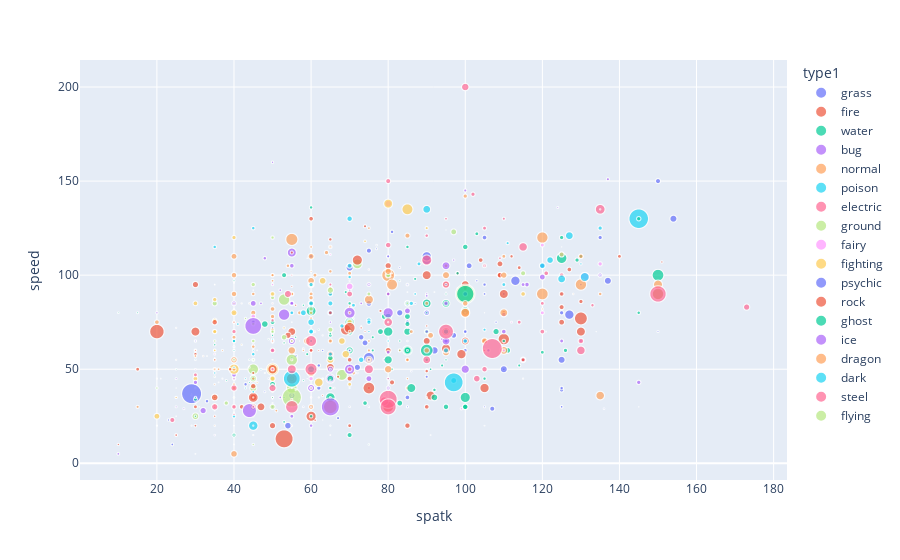

The code cell stored with this chart in its notebook:
### Markdown cell above
## Scatter Plot

### Code cell
fig = px.scatter(pkmn, x='spatk', y='speed', size='weight', color='type1', hover_name='name')
fig.show()

### Figure 1 — Plotly figure (JSON) as saved in the notebook; plotly's stock layout.template omitted (floating-point values rounded to 4 significant figures; data arrays with more than 128 entries replaced by an {"elided": "..."} marker saying what was removed)
{"data": [{"hovertemplate": "<b>%{hovertext}</b><br><br>type1=grass<br>spatk=%{x}<br>speed=%{y}<br>weight=%{marker.size}<extra></extra>", "hovertext": ["bulbasaur", "ivysaur", "venusaur", "oddish", "gloom", "vileplume", "bellsprout", "weepinbell", "victreebel", "exeggcute", "exeggutor", "tangela", "chikorita", "bayleef", "meganium", "bellossom", "hoppip", "skiploom", "jumpluff", "sunkern", "sunflora", "treecko", "grovyle", "sceptile", "seedot", "nuzleaf", "shiftry", "shroomish", "breloom", "roselia", "cacnea", "cacturne", "tropius", "turtwig", "grotle", "torterra", "budew", "roserade", "cherubi", "cherrim", "carnivine", "snover", "abomasnow", "tangrowth", "leafeon", "shaymin", "snivy", "servine", "serperior", "pansage", "simisage", "cottonee", "whimsicott", "petilil", "lilligant", "maractus", "foongus", "amoonguss", "ferroseed", "ferrothorn", "virizion", "chespin", "quilladin", "chesnaught", "skiddo", "gogoat", "rowlet", "dartrix", "decidueye", "fomantis", "lurantis", "morelull", "shiinotic", "bounsweet", "steenee", "tsareena", "tapu-bulu", "kartana", "grookey", "thwackey", "rillaboom", "gossifleur", "eldegoss", "applin", "flapple", "appletun", "sprigatito", "floragato", "meowscarada", "smoliv", "dolliv", "arboliva", "bramblin", "brambleghast", "capsakid", "scovillain", "brute-bonnet", "iron-leaves", "dipplin", "poltchageist", "sinistcha", "ogerpon"], "legendgroup": "grass", "marker": {"color": "#636efa", "size": [69, 130, 1000, 54, 86, 186, 40, 64, 155, 25, 1200, 350, 64, 158, 1005, 58, 5, 10, 30, 18, 85, 50, 216, 522, 40, 280, 596, 45, 392, 20, 513, 774, 1000, 102, 970, 3100, 12, 145, 33, 93, 270, 505, 1355, 1286, 255, 21, 81, 160, 630, 105, 305, 6, 66, 66, 163, 280, 10, 105, 188, 1100, 2000, 90, 290, 900, 310, 910, 15, 160, 366, 15, 185, 15, 115, 32, 82, 214, 455, 1, 50, 140, 900, 22, 25, 5, 10, 130, 41, 122, 312, 65, 119, 482, 6, 60, 30, 150, 210, 1250, 97, 11, 22, 398], "sizemode": "area", "sizeref": 25.0, "symbol": "circle"}, "mode": "markers", "name": "grass", "showlegend": true, "type": "scattergl", "x": [65, 80, 100, 75, 85, 110, 70, 85, 100, 60, 125, 100, 49, 63, 83, 90, 35, 45, 55, 30, 105, 65, 85, 105, 30, 60, 90, 40, 60, 100, 85, 115, 72, 45, 55, 75, 50, 125, 62, 87, 90, 62, 92, 110, 60, 100, 45, 60, 75, 53, 98, 37, 77, 70, 110, 106, 55, 85, 24, 54, 90, 48, 56, 74, 62, 97, 50, 70, 100, 50, 80, 65, 90, 30, 40, 50, 85, 59, 40, 55, 60, 40, 80, 40, 95, 100, 45, 60, 81, 58, 78, 125, 45, 80, 62, 108, 79, 70, 95, 74, 121, 60], "xaxis": "x", "y": [45, 60, 80, 30, 40, 50, 40, 55, 70, 40, 55, 60, 45, 60, 80, 50, 50, 80, 110, 30, 30, 70, 95, 120, 30, 60, 80, 35, 70, 65, 35, 55, 51, 31, 36, 56, 55, 90, 35, 85, 46, 40, 60, 50, 95, 100, 63, 83, 113, 64, 101, 66, 116, 30, 90, 60, 15, 30, 10, 20, 108, 38, 57, 64, 52, 68, 42, 52, 70, 35, 45, 15, 30, 32, 62, 72, 75, 109, 65, 80, 85, 10, 60, 20, 70, 30, 65, 83, 123, 30, 33, 39, 60, 90, 50, 75, 55, 104, 40, 50, 70, 110], "yaxis": "y"}, {"hovertemplate": "<b>%{hovertext}</b><br><br>type1=fire<br>spatk=%{x}<br>speed=%{y}<br>weight=%{marker.size}<extra></extra>", "hovertext": ["charmander", "charmeleon", "charizard", "vulpix", "ninetales", "growlithe", "arcanine", "ponyta", "rapidash", "magmar", "flareon", "moltres", "cyndaquil", "quilava", "typhlosion", "slugma", "magcargo", "magby", "entei", "ho-oh", "torchic", "combusken", "blaziken", "numel", "camerupt", "torkoal", "chimchar", "monferno", "infernape", "magmortar", "heatran", "tepig", "pignite", "emboar", "pansear", "simisear", "darumaka", "darmanitan", "heatmor", "fennekin", "braixen", "delphox", "fletchinder", "talonflame", "litleo", "pyroar", "volcanion", "litten", "torracat", "incineroar", "oricorio", "turtonator", "blacephalon", "scorbunny", "raboot", "cinderace", "sizzlipede", "centiskorch", "fuecoco", "crocalor", "skeledirge", "charcadet", "armarouge", "ceruledge", "iron-moth"], "legendgroup": "fire", "marker": {"color": "#EF553B", "size": [85, 190, 905, 99, 199, 190, 1550, 300, 950, 445, 250, 600, 79, 190, 795, 350, 550, 214, 1980, 1990, 25, 195, 520, 240, 2200, 804, 62, 220, 550, 680, 4300, 99, 555, 1500, 110, 280, 375, 929, 580, 94, 145, 390, 160, 245, 135, 815, 1950, 43, 250, 830, 34, 2120, 130, 45, 90, 330, 10, 1200, 98, 307, 3265, 105, 850, 620, 360], "sizemode": "area", "sizeref": 25.0, "symbol": "circle"}, "mode": "markers", "name": "fire", "showlegend": true, "type": "scattergl", "x": [60, 80, 109, 50, 81, 70, 100, 65, 80, 100, 95, 125, 60, 80, 109, 70, 90, 70, 90, 110, 70, 85, 110, 65, 105, 85, 58, 78, 104, 125, 130, 45, 70, 100, 53, 98, 15, 30, 105, 62, 90, 114, 56, 74, 73, 109, 130, 60, 80, 80, 98, 91, 151, 40, 55, 65, 50, 90, 63, 90, 110, 50, 125, 60, 140], "xaxis": "x", "y": [65, 80, 100, 65, 100, 60, 95, 90, 105, 93, 65, 90, 65, 80, 100, 20, 30, 83, 100, 90, 45, 55, 80, 35, 40, 20, 61, 81, 108, 83, 77, 45, 55, 65, 64, 101, 50, 95, 65, 60, 73, 104, 84, 126, 72, 106, 70, 70, 90, 60, 93, 36, 107, 69, 94, 119, 45, 65, 36, 49, 66, 35, 75, 85, 110], "yaxis": "y"}, {"hovertemplate": "<b>%{hovertext}</b><br><br>type1=water<br>spatk=%{x}<br>speed=%{y}<br>weight=%{marker.size}<extra></extra>", "hovertext": {"elided": "134 str values"}, "legendgroup": "water", "marker": {"color": "#00cc96", "size": {"elided": "134 int values"}, "sizemode": "area", "sizeref": 25.0, "symbol": "circle"}, "mode": "markers", "name": "water", "showlegend": true, "type": "scattergl", "x": {"elided": "134 int values"}, "xaxis": "x", "y": {"elided": "134 int values"}, "yaxis": "y"}, {"hovertemplate": "<b>%{hovertext}</b><br><br>type1=bug<br>spatk=%{x}<br>speed=%{y}<br>weight=%{marker.size}<extra></extra>", "hovertext": ["caterpie", "metapod", "butterfree", "weedle", "kakuna", "beedrill", "paras", "parasect", "venonat", "venomoth", "scyther", "pinsir", "ledyba", "ledian", "spinarak", "ariados", "yanma", "pineco", "forretress", "scizor", "shuckle", "heracross", "wurmple", "silcoon", "beautifly", "cascoon", "dustox", "surskit", "masquerain", "nincada", "ninjask", "shedinja", "volbeat", "illumise", "kricketot", "kricketune", "burmy", "wormadam", "mothim", "combee", "vespiquen", "yanmega", "sewaddle", "swadloon", "leavanny", "venipede", "whirlipede", "scolipede", "dwebble", "crustle", "karrablast", "escavalier", "joltik", "galvantula", "shelmet", "accelgor", "durant", "larvesta", "volcarona", "genesect", "scatterbug", "spewpa", "vivillon", "grubbin", "charjabug", "vikavolt", "cutiefly", "ribombee", "wimpod", "golisopod", "buzzwole", "pheromosa", "blipbug", "dottler", "orbeetle", "kleavor", "tarountula", "spidops", "nymble", "lokix", "rellor", "rabsca", "slither-wing"], "legendgroup": "bug", "marker": {"color": "#ab63fa", "size": [29, 99, 320, 32, 100, 295, 54, 295, 300, 125, 560, 550, 108, 356, 85, 335, 380, 72, 1258, 1180, 205, 540, 36, 100, 284, 115, 316, 17, 36, 55, 120, 12, 177, 177, 22, 255, 34, 65, 233, 55, 385, 515, 25, 73, 205, 53, 585, 2005, 145, 2000, 59, 330, 6, 143, 77, 253, 330, 288, 460, 825, 25, 84, 170, 44, 105, 450, 2, 5, 120, 1080, 3336, 250, 80, 195, 408, 890, 40, 165, 10, 175, 10, 35, 920], "sizemode": "area", "sizeref": 25.0, "symbol": "circle"}, "mode": "markers", "name": "bug", "showlegend": true, "type": "scattergl", "x": [20, 25, 90, 20, 25, 45, 45, 60, 40, 90, 55, 55, 40, 55, 40, 60, 75, 35, 60, 55, 10, 40, 20, 25, 100, 25, 50, 50, 100, 30, 50, 30, 47, 73, 25, 55, 29, 79, 94, 30, 80, 116, 40, 50, 70, 30, 40, 55, 35, 65, 40, 60, 57, 97, 40, 100, 48, 50, 135, 120, 27, 27, 90, 55, 55, 145, 55, 95, 20, 60, 53, 137, 25, 50, 80, 45, 29, 52, 21, 52, 31, 115, 85], "xaxis": "x", "y": [45, 30, 70, 50, 35, 75, 25, 30, 45, 90, 105, 85, 55, 85, 30, 40, 95, 15, 40, 65, 5, 85, 20, 15, 65, 15, 65, 65, 80, 40, 160, 40, 85, 85, 25, 65, 36, 36, 66, 70, 40, 95, 42, 42, 92, 57, 47, 112, 55, 45, 60, 20, 65, 108, 25, 145, 109, 60, 100, 99, 35, 29, 89, 46, 36, 43, 84, 124, 80, 40, 79, 151, 45, 30, 90, 85, 20, 35, 45, 92, 30, 45, 81], "yaxis": "y"}, {"hovertemplate": "<b>%{hovertext}</b><br><br>type1=normal<br>spatk=%{x}<br>speed=%{y}<br>weight=%{marker.size}<extra></extra>", "hovertext": ["pidgey", "pidgeotto", "pidgeot", "rattata", "raticate", "spearow", "fearow", "jigglypuff", "wigglytuff", "meowth", "persian", "farfetchd", "doduo", "dodrio", "lickitung", "chansey", "kangaskhan", "tauros", "ditto", "eevee", "porygon", "snorlax", "sentret", "furret", "hoothoot", "noctowl", "igglybuff", "aipom", "girafarig", "dunsparce", "teddiursa", "ursaring", "porygon2", "stantler", "smeargle", "miltank", "blissey", "zigzagoon", "linoone", "taillow", "swellow", "slakoth", "vigoroth", "slaking", "whismur", "loudred", "exploud", "azurill", "skitty", "delcatty", "spinda", "swablu", "zangoose", "castform", "kecleon", "starly", "staravia", "staraptor", "bidoof", "bibarel", "ambipom", "buneary", "lopunny", "glameow", "purugly", "happiny", "chatot", "munchlax", "lickilicky", "porygon-z", "regigigas", "arceus", "patrat", "watchog", "lillipup", "herdier", "stoutland", "pidove", "tranquill", "unfezant", "audino", "minccino", "cinccino", "deerling", "sawsbuck", "bouffalant", "rufflet", "braviary", "meloetta", "bunnelby", "diggersby", "fletchling", "furfrou", "pikipek", "trumbeak", "toucannon", "yungoos", "gumshoos", "stufful", "bewear", "oranguru", "type-null", "silvally", "komala", "drampa", "skwovet", "greedent", "wooloo", "dubwool", "wyrdeer", "lechonk", "oinkologne", "tandemaus", "maushold", "squawkabilly", "farigiraf", "dudunsparce"], "legendgroup": "normal", "marker": {"color": "#FFA15A", "size": [18, 300, 395, 35, 185, 20, 380, 55, 120, 42, 320, 150, 392, 852, 655, 346, 800, 884, 40, 65, 365, 4600, 60, 325, 212, 408, 10, 115, 415, 140, 88, 1258, 325, 712, 580, 755, 468, 175, 325, 23, 198, 240, 465, 1305, 163, 405, 840, 20, 110, 326, 50, 12, 403, 8, 220, 20, 155, 249, 200, 315, 203, 55, 333, 39, 438, 244, 19, 1050, 1400, 340, 4200, 3200, 116, 270, 41, 147, 610, 21, 150, 290, 310, 58, 75, 195, 925, 946, 105, 410, 65, 50, 424, 17, 280, 12, 148, 260, 60, 142, 68, 1350, 760, 1205, 1005, 199, 1850, 25, 60, 60, 430, 951, 102, 1200, 18, 23, 24, 1600, 392], "sizemode": "area", "sizeref": 25.0, "symbol": "circle"}, "mode": "markers", "name": "normal", "showlegend": true, "type": "scattergl", "x": [35, 50, 70, 25, 50, 31, 61, 45, 85, 40, 65, 58, 35, 60, 60, 35, 40, 40, 48, 45, 85, 65, 35, 45, 36, 86, 40, 40, 90, 65, 50, 75, 105, 85, 20, 40, 75, 30, 50, 30, 75, 35, 55, 95, 51, 71, 91, 20, 35, 55, 60, 40, 60, 70, 60, 30, 40, 50, 35, 55, 60, 44, 54, 42, 64, 15, 92, 40, 80, 135, 80, 120, 35, 60, 25, 35, 45, 36, 50, 65, 60, 40, 65, 40, 60, 40, 37, 57, 128, 32, 50, 40, 65, 30, 40, 75, 30, 55, 45, 55, 90, 95, 95, 75, 135, 35, 55, 40, 60, 105, 35, 59, 40, 65, 45, 110, 85], "xaxis": "x", "y": [56, 71, 101, 72, 97, 70, 100, 20, 45, 90, 115, 60, 75, 110, 30, 50, 90, 110, 48, 55, 40, 30, 20, 90, 50, 70, 15, 85, 85, 45, 40, 55, 60, 85, 75, 100, 55, 60, 100, 85, 125, 30, 90, 100, 28, 48, 68, 20, 50, 90, 60, 50, 90, 70, 40, 60, 80, 100, 31, 71, 115, 85, 105, 85, 112, 30, 91, 5, 50, 90, 100, 120, 42, 77, 55, 60, 80, 43, 65, 93, 50, 75, 115, 75, 95, 55, 60, 80, 90, 57, 78, 62, 102, 65, 75, 60, 45, 45, 50, 60, 60, 59, 95, 65, 36, 25, 20, 48, 88, 65, 35, 65, 75, 111, 92, 60, 55], "yaxis": "y"}, {"hovertemplate": "<b>%{hovertext}</b><br><br>type1=poison<br>spatk=%{x}<br>speed=%{y}<br>weight=%{marker.size}<extra></extra>", "hovertext": ["ekans", "arbok", "nidoran-f", "nidorina", "nidoqueen", "nidoran-m", "nidorino", "nidoking", "zubat", "golbat", "grimer", "muk", "koffing", "weezing", "crobat", "gulpin", "swalot", "seviper", "stunky", "skuntank", "skorupi", "drapion", "croagunk", "toxicroak", "trubbish", "garbodor", "skrelp", "dragalge", "mareanie", "toxapex", "salandit", "salazzle", "poipole", "naganadel", "eternatus", "shroodle", "grafaiai", "clodsire", "okidogi", "munkidori", "fezandipiti"], "legendgroup": "poison", "marker": {"color": "#19d3f3", "size": [69, 650, 70, 200, 600, 90, 195, 620, 75, 550, 300, 300, 10, 95, 750, 103, 800, 525, 192, 380, 120, 615, 230, 444, 310, 1073, 73, 815, 80, 145, 48, 222, 18, 1500, 9500, 7, 272, 2230, 922, 122, 301], "sizemode": "area", "sizeref": 25.0, "symbol": "circle"}, "mode": "markers", "name": "poison", "showlegend": true, "type": "scattergl", "x": [40, 65, 40, 55, 75, 40, 55, 85, 30, 65, 40, 65, 60, 85, 70, 43, 73, 100, 41, 71, 30, 60, 61, 86, 40, 60, 60, 97, 43, 53, 71, 111, 73, 127, 145, 40, 80, 45, 58, 130, 70], "xaxis": "x", "y": [55, 80, 41, 56, 76, 50, 65, 85, 55, 90, 25, 50, 35, 60, 130, 40, 55, 65, 74, 84, 65, 95, 50, 85, 65, 75, 30, 44, 45, 35, 77, 117, 73, 121, 130, 75, 110, 20, 80, 106, 99], "yaxis": "y"}, {"hovertemplate": "<b>%{hovertext}</b><br><br>type1=electric<br>spatk=%{x}<br>speed=%{y}<br>weight=%{marker.size}<extra></extra>", "hovertext": ["pikachu", "raichu", "magnemite", "magneton", "voltorb", "electrode", "electabuzz", "jolteon", "zapdos", "pichu", "mareep", "flaaffy", "ampharos", "elekid", "raikou", "electrike", "manectric", "plusle", "minun", "shinx", "luxio", "luxray", "pachirisu", "magnezone", "electivire", "rotom", "blitzle", "zebstrika", "emolga", "tynamo", "eelektrik", "eelektross", "thundurus", "helioptile", "heliolisk", "dedenne", "togedemaru", "tapu-koko", "xurkitree", "zeraora", "yamper", "boltund", "toxel", "toxtricity", "pincurchin", "morpeko", "dracozolt", "arctozolt", "regieleki", "pawmi", "pawmo", "pawmot", "tadbulb", "bellibolt", "wattrel", "kilowattrel", "sandy-shocks", "miraidon"], "legendgroup": "electric", "marker": {"color": "#FF6692", "size": [60, 300, 60, 600, 104, 666, 300, 245, 526, 20, 78, 133, 615, 235, 1780, 152, 402, 42, 42, 95, 305, 420, 39, 1800, 1386, 3, 298, 795, 50, 3, 220, 805, 610, 60, 210, 22, 33, 205, 1000, 445, 135, 340, 110, 400, 10, 30, 1900, 1500, 1450, 25, 65, 410, 4, 1130, 36, 386, 600, 2400], "sizemode": "area", "sizeref": 25.0, "symbol": "circle"}, "mode": "markers", "name": "electric", "showlegend": true, "type": "scattergl", "x": [50, 90, 95, 120, 55, 80, 95, 110, 125, 35, 65, 80, 115, 65, 115, 65, 105, 85, 75, 40, 60, 95, 45, 130, 95, 95, 50, 80, 75, 45, 75, 105, 125, 61, 109, 81, 40, 95, 173, 102, 40, 90, 54, 114, 91, 70, 80, 90, 100, 40, 50, 70, 59, 103, 55, 105, 121, 135], "xaxis": "x", "y": [90, 110, 45, 70, 100, 150, 105, 130, 100, 60, 35, 45, 55, 95, 115, 65, 105, 95, 95, 45, 60, 70, 95, 60, 95, 91, 76, 116, 103, 60, 40, 50, 111, 70, 109, 101, 96, 130, 83, 143, 26, 121, 40, 75, 15, 97, 75, 55, 200, 60, 85, 105, 45, 45, 70, 125, 101, 135], "yaxis": "y"}, {"hovertemplate": "<b>%{hovertext}</b><br><br>type1=ground<br>spatk=%{x}<br>speed=%{y}<br>weight=%{marker.size}<extra></extra>", "hovertext": ["sandshrew", "sandslash", "diglett", "dugtrio", "cubone", "marowak", "rhyhorn", "rhydon", "gligar", "phanpy", "donphan", "trapinch", "vibrava", "flygon", "baltoy", "claydol", "groudon", "hippopotas", "hippowdon", "rhyperior", "gliscor", "drilbur", "excadrill", "sandile", "krokorok", "krookodile", "stunfisk", "golett", "golurk", "landorus", "mudbray", "mudsdale", "silicobra", "sandaconda", "runerigus", "ursaluna", "toedscool", "toedscruel", "great-tusk", "iron-treads"], "legendgroup": "ground", "marker": {"color": "#B6E880", "size": [120, 295, 8, 333, 65, 450, 1150, 1200, 648, 335, 1200, 150, 153, 820, 215, 1080, 9500, 495, 3000, 2828, 425, 85, 404, 152, 334, 963, 110, 920, 3300, 680, 1100, 9200, 76, 655, 666, 2900, 330, 580, 3200, 2400], "sizemode": "area", "sizeref": 25.0, "symbol": "circle"}, "mode": "markers", "name": "ground", "showlegend": true, "type": "scattergl", "x": [20, 45, 35, 50, 40, 50, 30, 45, 35, 40, 60, 45, 50, 80, 40, 70, 100, 38, 68, 55, 45, 30, 50, 35, 45, 65, 81, 35, 55, 115, 45, 55, 35, 65, 50, 45, 50, 80, 53, 72], "xaxis": "x", "y": [40, 65, 95, 120, 35, 45, 25, 40, 85, 40, 50, 10, 70, 100, 55, 75, 90, 32, 47, 40, 95, 68, 88, 65, 74, 92, 32, 35, 55, 101, 45, 35, 46, 71, 30, 50, 70, 100, 87, 106], "yaxis": "y"}, {"hovertemplate": "<b>%{hovertext}</b><br><br>type1=fairy<br>spatk=%{x}<br>speed=%{y}<br>weight=%{marker.size}<extra></extra>", "hovertext": ["clefairy", "clefable", "cleffa", "togepi", "togetic", "snubbull", "granbull", "togekiss", "flabebe", "floette", "florges", "spritzee", "aromatisse", "swirlix", "slurpuff", "sylveon", "xerneas", "comfey", "milcery", "alcremie", "zacian", "enamorus", "fidough", "dachsbun", "tinkatink", "tinkatuff", "tinkaton", "scream-tail", "iron-valiant"], "legendgroup": "fairy", "marker": {"color": "#FF97FF", "size": [75, 400, 30, 15, 32, 78, 487, 380, 1, 9, 100, 5, 155, 35, 50, 235, 2150, 3, 3, 5, 1100, 480, 109, 149, 89, 591, 1128, 80, 350], "sizemode": "area", "sizeref": 25.0, "symbol": "circle"}, "mode": "markers", "name": "fairy", "showlegend": true, "type": "scattergl", "x": [60, 95, 45, 40, 80, 40, 60, 120, 61, 75, 112, 63, 99, 59, 85, 110, 131, 82, 50, 110, 80, 135, 30, 50, 35, 45, 70, 65, 120], "xaxis": "x", "y": [35, 60, 15, 20, 40, 30, 45, 80, 42, 52, 75, 23, 29, 49, 72, 60, 99, 100, 34, 64, 138, 106, 65, 95, 58, 78, 94, 111, 116], "yaxis": "y"}, {"hovertemplate": "<b>%{hovertext}</b><br><br>type1=fighting<br>spatk=%{x}<br>speed=%{y}<br>weight=%{marker.size}<extra></extra>", "hovertext": ["mankey", "primeape", "machop", "machoke", "machamp", "hitmonlee", "hitmonchan", "tyrogue", "hitmontop", "makuhita", "hariyama", "meditite", "medicham", "riolu", "lucario", "timburr", "gurdurr", "conkeldurr", "throh", "sawk", "mienfoo", "mienshao", "pancham", "pangoro", "hawlucha", "crabrawler", "crabominable", "passimian", "marshadow", "clobbopus", "grapploct", "sirfetchd", "falinks", "zamazenta", "kubfu", "urshifu", "sneasler", "annihilape", "iron-hands", "koraidon"], "legendgroup": "fighting", "marker": {"color": "#FECB52", "size": [280, 320, 195, 705, 1300, 498, 502, 210, 480, 864, 2538, 112, 315, 202, 540, 125, 400, 870, 555, 510, 200, 355, 80, 1360, 215, 70, 1800, 828, 222, 40, 390, 1170, 620, 2100, 120, 1050, 430, 560, 3807, 3030], "sizemode": "area", "sizeref": 25.0, "symbol": "circle"}, "mode": "markers", "name": "fighting", "showlegend": true, "type": "scattergl", "x": [35, 60, 35, 50, 65, 35, 35, 35, 35, 20, 40, 40, 60, 35, 115, 25, 40, 55, 30, 30, 55, 95, 46, 69, 74, 42, 62, 40, 90, 50, 70, 68, 70, 80, 53, 63, 40, 50, 50, 85], "xaxis": "x", "y": [70, 95, 35, 45, 55, 87, 76, 35, 70, 25, 50, 60, 80, 60, 90, 35, 40, 45, 45, 85, 65, 105, 43, 58, 118, 63, 43, 80, 125, 32, 42, 65, 75, 138, 72, 97, 120, 90, 50, 135], "yaxis": "y"}, {"hovertemplate": "<b>%{hovertext}</b><br><br>type1=psychic<br>spatk=%{x}<br>speed=%{y}<br>weight=%{marker.size}<extra></extra>", "hovertext": ["abra", "kadabra", "alakazam", "drowzee", "hypno", "mr-mime", "mewtwo", "mew", "natu", "xatu", "espeon", "unown", "wobbuffet", "lugia", "celebi", "ralts", "kirlia", "gardevoir", "spoink", "grumpig", "chimecho", "wynaut", "deoxys", "chingling", "mime-jr", "gallade", "uxie", "mesprit", "azelf", "cresselia", "victini", "munna", "musharna", "woobat", "swoobat", "sigilyph", "gothita", "gothorita", "gothitelle", "solosis", "duosion", "reuniclus", "elgyem", "beheeyem", "espurr", "meowstic", "hoopa", "tapu-lele", "cosmog", "cosmoem", "solgaleo", "lunala", "necrozma", "hatenna", "hattrem", "hatterene", "indeedee", "calyrex", "flittle", "espathra"], "legendgroup": "psychic", "marker": {"color": "#636efa", "size": [195, 565, 480, 324, 756, 545, 1220, 40, 20, 150, 265, 50, 285, 2160, 50, 66, 202, 484, 306, 715, 10, 140, 608, 6, 130, 520, 3, 3, 3, 856, 40, 233, 605, 21, 105, 140, 58, 180, 440, 10, 80, 201, 90, 345, 35, 85, 90, 186, 1, 9999, 2300, 1200, 2300, 34, 48, 51, 280, 77, 15, 900], "sizemode": "area", "sizeref": 25.0, "symbol": "circle"}, "mode": "markers", "name": "psychic", "showlegend": true, "type": "scattergl", "x": [105, 120, 135, 43, 73, 100, 154, 100, 70, 95, 130, 72, 33, 90, 100, 45, 65, 125, 70, 90, 95, 23, 150, 65, 70, 65, 75, 105, 125, 75, 100, 67, 107, 55, 77, 103, 55, 75, 95, 105, 125, 125, 85, 125, 63, 83, 150, 130, 29, 29, 113, 137, 127, 56, 86, 136, 105, 80, 55, 101], "xaxis": "x", "y": [90, 105, 120, 42, 67, 90, 130, 100, 70, 95, 110, 48, 33, 110, 100, 40, 50, 80, 60, 80, 65, 23, 150, 45, 60, 80, 95, 80, 115, 85, 100, 24, 29, 72, 114, 97, 45, 55, 65, 20, 30, 30, 30, 40, 68, 104, 70, 95, 37, 37, 97, 97, 79, 39, 49, 29, 95, 80, 75, 105], "yaxis": "y"}, {"hovertemplate": "<b>%{hovertext}</b><br><br>type1=rock<br>spatk=%{x}<br>speed=%{y}<br>weight=%{marker.size}<extra></extra>", "hovertext": ["geodude", "graveler", "golem", "onix", "omanyte", "omastar", "kabuto", "kabutops", "aerodactyl", "sudowoodo", "larvitar", "pupitar", "tyranitar", "nosepass", "lunatone", "solrock", "lileep", "cradily", "anorith", "armaldo", "regirock", "cranidos", "rampardos", "shieldon", "bastiodon", "bonsly", "probopass", "roggenrola", "boldore", "gigalith", "archen", "archeops", "terrakion", "binacle", "barbaracle", "tyrunt", "tyrantrum", "amaura", "aurorus", "carbink", "diancie", "rockruff", "lycanroc", "minior", "nihilego", "stakataka", "rolycoly", "carkol", "coalossal", "stonjourner", "nacli", "naclstack", "garganacl", "klawf", "glimmet", "glimmora", "iron-thorns"], "legendgroup": "rock", "marker": {"color": "#EF553B", "size": [200, 1050, 3000, 2100, 75, 350, 115, 405, 590, 380, 720, 1520, 2020, 970, 1680, 1540, 238, 604, 125, 682, 2300, 315, 1025, 570, 1495, 150, 3400, 180, 1020, 2600, 95, 320, 2600, 310, 960, 260, 2700, 252, 2250, 57, 88, 92, 250, 400, 555, 8200, 120, 780, 3105, 5200, 160, 1050, 2400, 790, 80, 450, 3030], "sizemode": "area", "sizeref": 25.0, "symbol": "circle"}, "mode": "markers", "name": "rock", "showlegend": true, "type": "scattergl", "x": [30, 45, 55, 30, 90, 115, 55, 65, 60, 30, 45, 65, 95, 45, 95, 55, 61, 81, 40, 70, 50, 30, 65, 42, 47, 10, 75, 25, 50, 60, 74, 112, 72, 39, 54, 45, 69, 67, 99, 50, 100, 30, 55, 60, 127, 53, 40, 60, 80, 20, 35, 35, 45, 35, 105, 130, 70], "xaxis": "x", "y": [20, 35, 45, 70, 35, 55, 55, 80, 130, 30, 41, 51, 61, 30, 70, 70, 23, 43, 75, 45, 50, 58, 58, 30, 30, 10, 40, 15, 20, 25, 70, 110, 108, 50, 68, 48, 71, 46, 58, 50, 50, 60, 112, 60, 103, 13, 30, 50, 30, 70, 25, 35, 35, 75, 60, 86, 72], "yaxis": "y"}, {"hovertemplate": "<b>%{hovertext}</b><br><br>type1=ghost<br>spatk=%{x}<br>speed=%{y}<br>weight=%{marker.size}<extra></extra>", "hovertext": ["gastly", "haunter", "gengar", "misdreavus", "shuppet", "banette", "duskull", "dusclops", "drifloon", "drifblim", "mismagius", "spiritomb", "dusknoir", "giratina", "yamask", "cofagrigus", "litwick", "lampent", "chandelure", "phantump", "trevenant", "pumpkaboo", "gourgeist", "sandygast", "palossand", "mimikyu", "dhelmise", "sinistea", "polteageist", "cursola", "spectrier", "greavard", "houndstone", "flutter-mane", "gimmighoul"], "legendgroup": "ghost", "marker": {"color": "#00cc96", "size": [1, 1, 405, 10, 23, 125, 150, 306, 12, 150, 44, 1080, 1066, 7500, 15, 765, 31, 130, 343, 70, 710, 50, 125, 700, 2500, 7, 2100, 2, 4, 4, 445, 350, 150, 40, 50], "sizemode": "area", "sizeref": 25.0, "symbol": "circle"}, "mode": "markers", "name": "ghost", "showlegend": true, "type": "scattergl", "x": [100, 115, 130, 85, 63, 83, 30, 60, 60, 90, 105, 92, 65, 100, 55, 95, 65, 95, 145, 50, 65, 44, 58, 70, 100, 50, 86, 74, 134, 145, 145, 30, 50, 135, 75], "xaxis": "x", "y": [80, 95, 110, 85, 45, 65, 25, 25, 70, 80, 105, 35, 45, 90, 30, 30, 20, 55, 80, 38, 56, 51, 84, 15, 35, 96, 40, 50, 70, 30, 130, 34, 68, 135, 10], "yaxis": "y"}, {"hovertemplate": "<b>%{hovertext}</b><br><br>type1=ice<br>spatk=%{x}<br>speed=%{y}<br>weight=%{marker.size}<extra></extra>", "hovertext": ["jynx", "articuno", "swinub", "piloswine", "delibird", "smoochum", "snorunt", "glalie", "spheal", "sealeo", "walrein", "regice", "glaceon", "mamoswine", "froslass", "vanillite", "vanillish", "vanilluxe", "cubchoo", "beartic", "cryogonal", "bergmite", "avalugg", "mr-rime", "snom", "frosmoth", "eiscue", "glastrier", "cetoddle", "cetitan", "iron-bundle"], "legendgroup": "ice", "marker": {"color": "#ab63fa", "size": [406, 554, 65, 558, 160, 60, 168, 2565, 395, 876, 1506, 1750, 259, 2910, 266, 57, 410, 575, 85, 2600, 1480, 995, 5050, 582, 38, 420, 890, 8000, 450, 7000, 110], "sizemode": "area", "sizeref": 25.0, "symbol": "circle"}, "mode": "markers", "name": "ice", "showlegend": true, "type": "scattergl", "x": [115, 95, 30, 60, 65, 85, 50, 80, 55, 75, 95, 100, 130, 70, 80, 65, 80, 110, 60, 70, 95, 32, 44, 110, 45, 125, 65, 65, 30, 45, 124], "xaxis": "x", "y": [95, 85, 50, 50, 75, 65, 50, 80, 25, 45, 65, 50, 65, 80, 110, 44, 59, 79, 40, 50, 105, 28, 28, 70, 20, 65, 50, 30, 43, 73, 136], "yaxis": "y"}, {"hovertemplate": "<b>%{hovertext}</b><br><br>type1=dragon<br>spatk=%{x}<br>speed=%{y}<br>weight=%{marker.size}<extra></extra>", "hovertext": ["dratini", "dragonair", "dragonite", "altaria", "bagon", "shelgon", "salamence", "latias", "latios", "rayquaza", "gible", "gabite", "garchomp", "axew", "fraxure", "haxorus", "druddigon", "reshiram", "zekrom", "kyurem", "goomy", "sliggoo", "goodra", "zygarde", "jangmo-o", "hakamo-o", "kommo-o", "dreepy", "drakloak", "dragapult", "regidrago", "cyclizar", "tatsugiri", "frigibax", "arctibax", "baxcalibur", "roaring-moon"], "legendgroup": "dragon", "marker": {"color": "#FFA15A", "size": [33, 165, 2100, 206, 421, 1105, 1026, 400, 600, 2065, 205, 560, 950, 180, 360, 1055, 1390, 3300, 3450, 3250, 28, 175, 1505, 3050, 297, 470, 782, 20, 110, 500, 2000, 630, 80, 170, 300, 2100, 3800], "sizemode": "area", "sizeref": 25.0, "symbol": "circle"}, "mode": "markers", "name": "dragon", "showlegend": true, "type": "scattergl", "x": [50, 70, 100, 70, 40, 60, 110, 110, 130, 150, 40, 50, 80, 30, 40, 60, 60, 150, 120, 130, 55, 83, 110, 81, 45, 65, 100, 40, 60, 100, 100, 85, 120, 35, 45, 75, 55], "xaxis": "x", "y": [50, 70, 80, 80, 50, 50, 100, 110, 110, 95, 42, 82, 102, 57, 67, 97, 48, 90, 90, 95, 40, 60, 80, 95, 45, 65, 85, 82, 102, 142, 80, 121, 82, 55, 62, 87, 119], "yaxis": "y"}, {"hovertemplate": "<b>%{hovertext}</b><br><br>type1=dark<br>spatk=%{x}<br>speed=%{y}<br>weight=%{marker.size}<extra></extra>", "hovertext": ["umbreon", "murkrow", "sneasel", "houndour", "houndoom", "poochyena", "mightyena", "sableye", "absol", "honchkrow", "weavile", "darkrai", "purrloin", "liepard", "scraggy", "scrafty", "zorua", "zoroark", "pawniard", "bisharp", "vullaby", "mandibuzz", "deino", "zweilous", "hydreigon", "inkay", "malamar", "yveltal", "guzzlord", "nickit", "thievul", "impidimp", "morgrem", "grimmsnarl", "obstagoon", "zarude", "overqwil", "maschiff", "mabosstiff", "kingambit", "iron-jugulis", "wo-chien", "chien-pao", "ting-lu", "chi-yu"], "legendgroup": "dark", "marker": {"color": "#19d3f3", "size": [270, 21, 280, 108, 350, 136, 370, 110, 470, 273, 340, 505, 101, 375, 118, 300, 125, 811, 102, 700, 90, 395, 173, 500, 1600, 35, 470, 2030, 8880, 89, 199, 55, 125, 610, 460, 700, 605, 160, 610, 1200, 1110, 742, 1522, 6997, 49], "sizemode": "area", "sizeref": 25.0, "symbol": "circle"}, "mode": "markers", "name": "dark", "showlegend": true, "type": "scattergl", "x": [60, 85, 35, 80, 110, 30, 60, 65, 75, 105, 45, 135, 50, 88, 35, 45, 80, 120, 40, 60, 45, 55, 45, 65, 125, 37, 68, 131, 97, 47, 87, 55, 75, 95, 60, 70, 65, 40, 60, 60, 122, 95, 90, 55, 135], "xaxis": "x", "y": [65, 91, 115, 65, 95, 35, 70, 50, 75, 71, 125, 125, 66, 106, 48, 58, 65, 105, 60, 70, 60, 80, 38, 58, 98, 45, 73, 99, 43, 50, 90, 50, 70, 60, 95, 105, 85, 51, 85, 50, 108, 70, 135, 45, 100], "yaxis": "y"}, {"hovertemplate": "<b>%{hovertext}</b><br><br>type1=steel<br>spatk=%{x}<br>speed=%{y}<br>weight=%{marker.size}<extra></extra>", "hovertext": ["steelix", "skarmory", "mawile", "aron", "lairon", "aggron", "beldum", "metang", "metagross", "registeel", "jirachi", "bronzor", "bronzong", "dialga", "klink", "klang", "klinklang", "cobalion", "honedge", "doublade", "aegislash", "klefki", "celesteela", "magearna", "meltan", "melmetal", "perrserker", "cufant", "copperajah", "duraludon", "varoom", "revavroom", "orthworm", "gholdengo"], "legendgroup": "steel", "marker": {"color": "#FF6692", "size": [4000, 505, 115, 600, 1200, 3600, 952, 2025, 5500, 2050, 11, 605, 1870, 6830, 210, 510, 810, 2500, 20, 45, 530, 30, 9999, 805, 80, 8000, 280, 1000, 6500, 400, 350, 1200, 3100, 300], "sizemode": "area", "sizeref": 25.0, "symbol": "circle"}, "mode": "markers", "name": "steel", "showlegend": true, "type": "scattergl", "x": [55, 40, 55, 40, 50, 60, 35, 55, 95, 75, 100, 24, 79, 150, 45, 70, 70, 90, 35, 45, 50, 80, 107, 130, 55, 80, 50, 40, 80, 120, 30, 54, 60, 133], "xaxis": "x", "y": [30, 70, 50, 30, 40, 50, 30, 50, 70, 50, 100, 23, 33, 90, 30, 50, 90, 108, 28, 35, 60, 75, 61, 65, 34, 34, 50, 40, 30, 85, 47, 90, 65, 84], "yaxis": "y"}, {"hovertemplate": "<b>%{hovertext}</b><br><br>type1=flying<br>spatk=%{x}<br>speed=%{y}<br>weight=%{marker.size}<extra></extra>", "hovertext": ["tornadus", "noibat", "noivern", "rookidee", "corvisquire", "corviknight", "cramorant", "bombirdier", "flamigo"], "legendgroup": "flying", "marker": {"color": "#B6E880", "size": [630, 80, 850, 18, 160, 750, 180, 429, 370], "sizemode": "area", "sizeref": 25.0, "symbol": "circle"}, "mode": "markers", "name": "flying", "showlegend": true, "type": "scattergl", "x": [125, 45, 97, 33, 43, 53, 85, 60, 75], "xaxis": "x", "y": [111, 55, 123, 57, 77, 67, 85, 82, 90], "yaxis": "y"}], "layout": {"legend": {"itemsizing": "constant", "title": {"text": "type1"}, "tracegroupgap": 0}, "margin": {"t": 60}, "xaxis": {"anchor": "y", "domain": [0, 1], "title": {"text": "spatk"}}, "yaxis": {"anchor": "x", "domain": [0, 1], "title": {"text": "speed"}}}}
